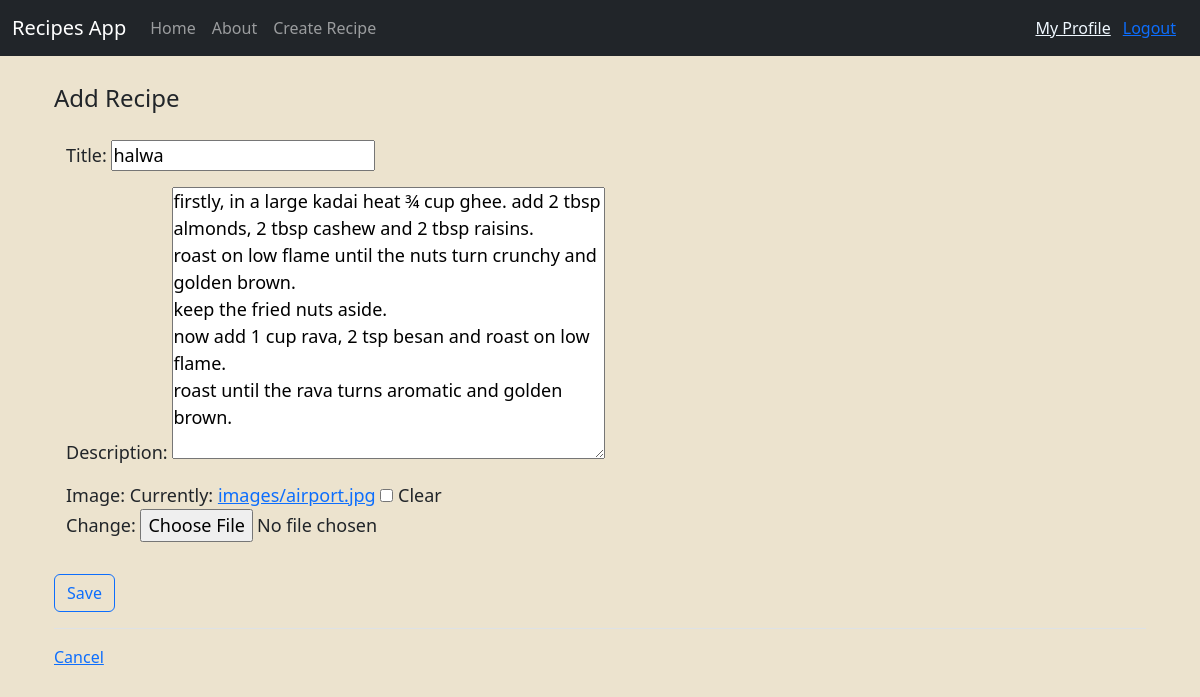
Screenshot of /recipe/7/update/ (signed in) with the database file from the repository.
### recipes/models.py (models this page shows, shortened)
class Recipe(models.Model):
    title = models.CharField(max_length=100)
    description = models.TextField()
    auther = models.ForeignKey(User,on_delete=models.CASCADE)
    image = models.ImageField(upload_to='images',blank=True,null=True, default ='cooking.jpg')
    created_at = models.DateTimeField(auto_now_add=True)
    updated_at = models.DateTimeField(auto_now=True)

### recipes/views.py (the view, shortened to what this page needs)
# urls.py: path('recipe/<int:pk>/update/',views.RecipeUpdateView.as_view(),name = 'recipes-update'),
class RecipeUpdateView(LoginRequiredMixin,UserPassesTestMixin,UpdateView):
    model = models.Recipe
    fields = ['title','description','image']
    def test_func(self):
        recipe = self.get_object()
        return self.request.user == recipe.auther

### recipes/templates/recipes/recipe_form.html (shortened to what this page needs)
{% extends 'recipes/base.html' %}
    {% block content %}
    <div class="container">
        <form method="POST">
        <fieldset class="form-group">
            <legend class="border-bottem mb-4">Add Recipe</legend>
            {{ form.as_p}}
        </fieldset>
        <div class="form-group py-3">
            <input class="btn btn-outline-primary" type="submit" value="Save">
        </div>
        </form>
        <div class="border-top pt-3">
            <a href="{% url 'recipes-home' %}">Cancel</a>
        </div>
    </div>
    {% endblock content %}

### recipes/static/style.css (style rules this page uses)
* { margin: 0; padding: 0; }
body { background-color:rgb(236, 227, 206); }
.container { width: 100%; }
p { font-size: large; margin-left: 1vw; }

### rows the page displays
Recipe: title "halwa", description "firstly, in a large kadai heat ¾ cup ghee. add 2 tbsp almonds, 2 tbsp cashew and 2 tbsp raisins. roast on low flame until the nuts turn crunchy and golden brown. keep the fried nuts aside. now add 1 cup rava, 2 tsp besan and roast on low flame. roast until the rava turns aromatic and golden brown."
